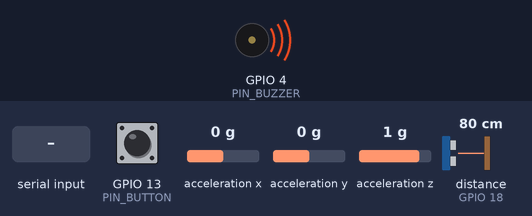
Bench run of a sketch on a simulated ESP32. On the bench: buzzer (waves = sounding). Wiring (inferred from the names in the program): ultrasonic range finder: trigger GPIO 25; echo GPIO 18; MPU-6050 motion sensor at I2C address 0x68. Inputs (shaded band) come from the test bench; at power-on: GPIO 13 (PIN_BUTTON) HIGH, acceleration x 0 g, acceleration y 0 g, acceleration z 1 g, distance to the obstacle (sensor on GPIO 18) 80 cm. The echo pulse lasts 58.3 µs per cm; what the sketch prints to the serial monitor is not drawn.

Above: at 0.4 s.
At 1.5 s:
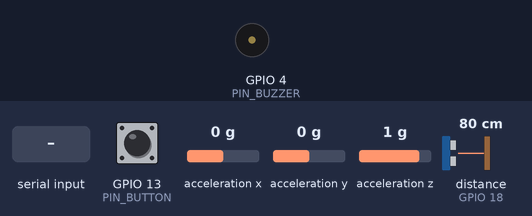
1.6 s: GPIO 13 (PIN_BUTTON) pulled LOW for 1 s
4.1 s: "$" received over the second serial link
7.8 s: "1" received over the second serial link
Timing chart, 0 to 10.8 s (numbered marks = the images above; inputs shaded):
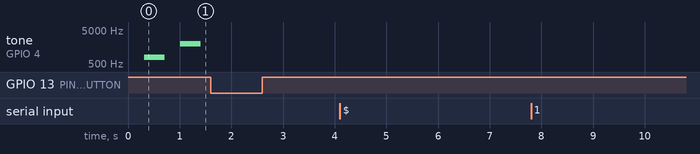

The sketch:

10_full_selftest.ino
```cpp
/*
 * ============================================================
 *  H5 · 整机自检（7 个模块一次全测）
 * ------------------------------------------------------------
 *  接线（与之前各模块单测一致）：
 *    超声波   VCC→3V3   GND→GND   Trig→GPIO25   Echo→GPIO18
 *    蜂鸣器   VCC→3V3   GND→GND   I/O →GPIO4
 *    MPU6050  VCC→3V3   GND→GND   SDA→GPIO21    SCL →GPIO22
 *    按键     一脚→GPIO13   对角脚→GND
 *    SU-03T   VCC→3V3   GND→GND   TXD→GPIO16    RXD 不接
 *    SYN6288  VCC→VIN(5V) GND→GND RXD→GPIO17    TXD 不接   喇叭→SPK
 *    GPS      VCC→3V3   GND→GND   TXD→GPIO32    RXD 不接
 *
 *  串口监视器 115200，输出按【1/7】…【7/7】顺序，
 *  每项都会打印"通过/异常"，照着看就行。
 * ============================================================
 */

#include <Wire.h>

// ---------------------- 引脚定义 ----------------------
const int PIN_TRIG   = 25;   // 超声波 触发
const int PIN_ECHO   = 18;   // 超声波 回响
const int PIN_BUZZER = 4;    // 无源蜂鸣器
const int PIN_BUTTON = 13;   // SOS 按键
const int PIN_SDA    = 21;   // MPU6050 数据
const int PIN_SCL    = 22;   // MPU6050 时钟

// ------------------- SYN6288 的 GBK 文本 -------------------
// 之前已实测可用，直接复用，避免中文乱码
const byte TXT_OBST[] = { 0xC7, 0xB0, 0xB7, 0xBD, 0xD3, 0xD0, 0xD5, 0xCF, 0xB0, 0xAD }; // 前方有障碍
const byte TXT_OK[]   = { 0xB2, 0xE2, 0xCA, 0xD4, 0xB3, 0xC9, 0xB9, 0xA6 };             // 测试成功

// ============================================================
//  setup：只做一次，初始化所有外设
// ============================================================
void setup() {
  Serial.begin(115200);          // 调试串口
  delay(300);

  pinMode(PIN_TRIG, OUTPUT);     // 超声波触发脚 = 输出
  pinMode(PIN_ECHO, INPUT);      // 超声波回响脚 = 输入
  pinMode(PIN_BUZZER, OUTPUT);   // 蜂鸣器 = 输出
  pinMode(PIN_BUTTON, INPUT_PULLUP); // 按键用内部上拉，松开为高电平
  digitalWrite(PIN_TRIG, LOW);

  Wire.begin(PIN_SDA, PIN_SCL);  // 启动 I2C

  // GPS 用 Serial1，重映射到 32(收) / 33(发)
  Serial1.begin(9600, SERIAL_8N1, 32, 33);
  // SU-03T(收) 与 SYN6288(发) 共用 Serial2：RX=16，TX=17
  Serial2.begin(9600, SERIAL_8N1, 16, 17);

  Serial.println();
  Serial.println("========== 整机自检开始 ==========");
  Serial.println("串口 115200；结果按 1/7 ~ 7/7 依次打印");
  Serial.println();
}

// ============================================================
//  loop：一轮测完，停 8 秒重来（方便反复观察）
// ============================================================
void loop() {
  Serial.println("----------------------------------------");

  testBuzzer();       // 1/7
  testUltrasonic();   // 2/7
  testButton();       // 3/7
  testMPU();          // 4/7
  testGPS();          // 5/7
  testSU03T();        // 6/7
  testSyn6288();      // 7/7

  Serial.println();
  Serial.println("===== 一轮结束，8 秒后重新开始 =====");
  Serial.println();
  delay(8000);
}

// ============================================================
// 1/7  蜂鸣器
// ============================================================
void testBuzzer() {
  Serial.println("【1/7】蜂鸣器：应先低音、再高音各响一声");
  tone(PIN_BUZZER, 800, 400);
  delay(700);
  tone(PIN_BUZZER, 2000, 400);
  delay(700);
  noTone(PIN_BUZZER);
  Serial.println("      听到两声 → 通过；没声音 → 检查 VCC/GND/I-O 三根线");
  Serial.println();
}

// ============================================================
// 2/7  超声波
// ============================================================
long readDistanceCM() {
  digitalWrite(PIN_TRIG, LOW);
  delayMicroseconds(2);
  digitalWrite(PIN_TRIG, HIGH);
  delayMicroseconds(10);
  digitalWrite(PIN_TRIG, LOW);

  long duration = pulseIn(PIN_ECHO, HIGH, 30000); // 最多等 30ms
  if (duration == 0) return -1;                   // 没收到回波
  return duration / 58;                           // 每厘米约 58us
}

void testUltrasonic() {
  Serial.println("【2/7】超声波：连测 5 次，手放在探头前晃动");
  int valid = 0;
  for (int i = 0; i < 5; i++) {
    long cm = readDistanceCM();
    if (cm > 0 && cm < 400) {
      valid++;
      Serial.print("      第"); Serial.print(i + 1); Serial.print("次: ");
      Serial.print(cm); Serial.println(" cm");
    } else {
      Serial.print("      第"); Serial.print(i + 1); Serial.println("次: 无回波");
    }
    delay(120);
  }
  if (valid >= 3) Serial.println("      → 通过（能测到距离）");
  else            Serial.println("      → 异常（大多无回波，检查 Trig=25 / Echo=18 是否接反）");
  Serial.println();
}

// ============================================================
// 3/7  按键
// ============================================================
void testButton() {
  Serial.println("【3/7】按键：现在不要按");
  int v = digitalRead(PIN_BUTTON);
  Serial.print("      当前电平 = ");
  Serial.println(v == HIGH ? "HIGH（松开，正常）" : "LOW（被按下或接错）");
  Serial.println("      → 松开时读到 HIGH 就通过；一直 LOW 检查是否把 GND 接到了 GPIO13");
  Serial.println();
}

// ============================================================
// 4/7  MPU6050
// ============================================================
byte i2cRead(byte dev, byte reg) {
  Wire.beginTransmission(dev);
  Wire.write(reg);
  Wire.endTransmission(false);
  Wire.requestFrom((int)dev, 1);
  if (Wire.available()) return Wire.read();
  return 0xFF;
}

void testMPU() {
  Serial.println("【4/7】MPU6050：检查 I2C 通信和原始数据");

  // 唤醒：往 0x6B 写 0x00（退出睡眠）
  Wire.beginTransmission(0x68);
  Wire.write(0x6B);
  Wire.write(0x00);
  byte err = Wire.endTransmission();
  if (err != 0) {
    Serial.print("      → 异常：找不到 0x68，I2C 错误码 ");
    Serial.println(err);
    Serial.println("        检查 SDA=21 / SCL=22 有没有接反、VCC 是否 3.3V");
    Serial.println();
    return;
  }

  byte who = i2cRead(0x68, 0x75);   // WHO_AM_I 固定值 0x68
  Serial.print("      WHO_AM_I = 0x");
  Serial.println(who, HEX);

  // 读 6 字节加速度：0x3B~0x40
  Wire.beginTransmission(0x68);
  Wire.write(0x3B);
  Wire.endTransmission(false);
  Wire.requestFrom((int)0x68, 6);

  if (Wire.available() >= 6) {
    int16_t ax = (Wire.read() << 8); ax |= Wire.read();
    int16_t ay = (Wire.read() << 8); ay |= Wire.read();
    int16_t az = (Wire.read() << 8); az |= Wire.read();

    Serial.print("      加速度(g)：X="); Serial.print(ax / 16384.0, 2);
    Serial.print("  Y=");              Serial.print(ay / 16384.0, 2);
    Serial.print("  Z=");              Serial.println(az / 16384.0, 2);
    Serial.println("      → 三个数不为 0 且合矢量约 1g 就通过");
  } else {
    Serial.println("      → 异常：读不到加速度数据");
  }
  Serial.println();
}

// ============================================================
// 5/7  GPS
// ============================================================
void testGPS() {
  Serial.println("【5/7】GPS：读取 4 秒，统计收到的 NMEA 语句");
  int dollars = 0;
  unsigned long t0 = millis();
  while (millis() - t0 < 4000) {
    while (Serial1.available()) {
      char c = Serial1.read();
      if (c == '$') dollars++;       // 每条 NMEA 语句都以 $ 开头
    }
  }
  Serial.print("      4 秒内收到语句数 = ");
  Serial.println(dollars);
  if (dollars > 0) Serial.println("      → 通过（模块在往外吐数据，室内收不到星属正常）");
  else             Serial.println("      → 异常（TXD=32 没接上，或没共地）");
  Serial.println();
}

// ============================================================
// 6/7  SU-03T
// ============================================================
void testSU03T() {
  Serial.println("【6/7】SU-03T：读取 3 秒，看串口有没有字节过来");
  int n = 0;
  unsigned long t0 = millis();
  while (millis() - t0 < 3000) {
    while (Serial2.available()) {
      byte b = Serial2.read();
      Serial.print("      收到: 0x");
      if (b < 16) Serial.print("0");
      Serial.println(b, HEX);
      n++;
    }
  }
  Serial.print("      3 秒共收到字节 = ");
  Serial.println(n);
  if (n > 0) Serial.println("      → 通过（连线和供电都通）");
  else       Serial.println("      → 暂无数据：出厂未配置词条时本来就不发数据，属正常；先看供电和 TXD=16");
  Serial.println();
}

// ============================================================
// 7/7  SYN6288
// ============================================================
void speak(const byte* text, int textLen) {
  byte frame[64];
  frame[0] = 0xFD;                     // 帧头
  int dataLen = textLen + 3;
  frame[1] = (dataLen >> 8) & 0xFF;
  frame[2] = dataLen & 0xFF;
  frame[3] = 0x01;                     // 命令：合成并播放
  frame[4] = 0x00;                     // 编码：GBK

  for (int i = 0; i < textLen; i++) frame[5 + i] = text[i];

  byte xorSum = 0;
  int n = 5 + textLen;
  for (int i = 0; i < n; i++) xorSum ^= frame[i];
  frame[n] = xorSum;

  Serial2.write(frame, n + 1);
}

void testSyn6288() {
  Serial.println("【7/7】SYN6288：喇叭应依次读出「前方有障碍」「测试成功」");
  speak(TXT_OBST, sizeof(TXT_OBST));
  delay(2500);
  speak(TXT_OK, sizeof(TXT_OK));
  delay(2000);
  Serial.println("      → 两句话都听清就通过；没声音检查 VCC 是否接 VIN(5V)、RXD=17");
  Serial.println();
}
```

Measured:
- after the input at 1.6 s, every drawn part: stays the same
- after the input at 4.1 s, every drawn part: stays the same
- after the input at 7.8 s, every drawn part: stays the same
